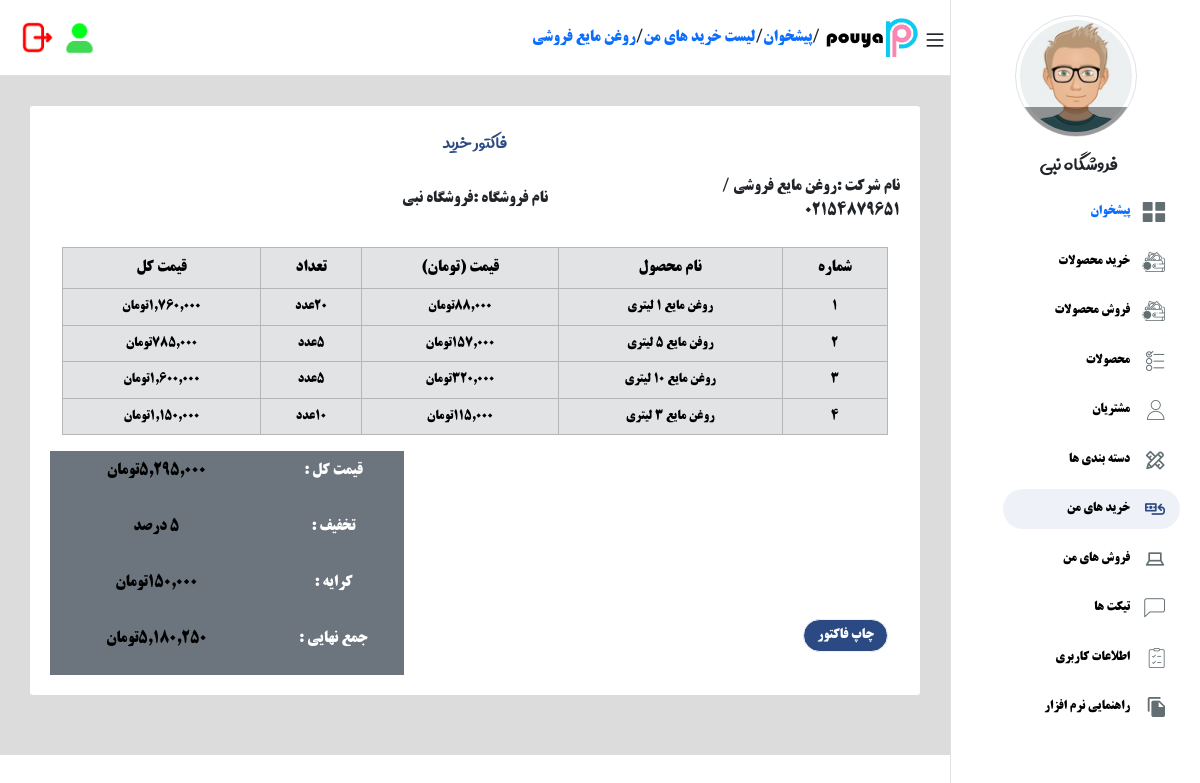
Before: /shopping/detail/1/ (signed in) with the older database file.
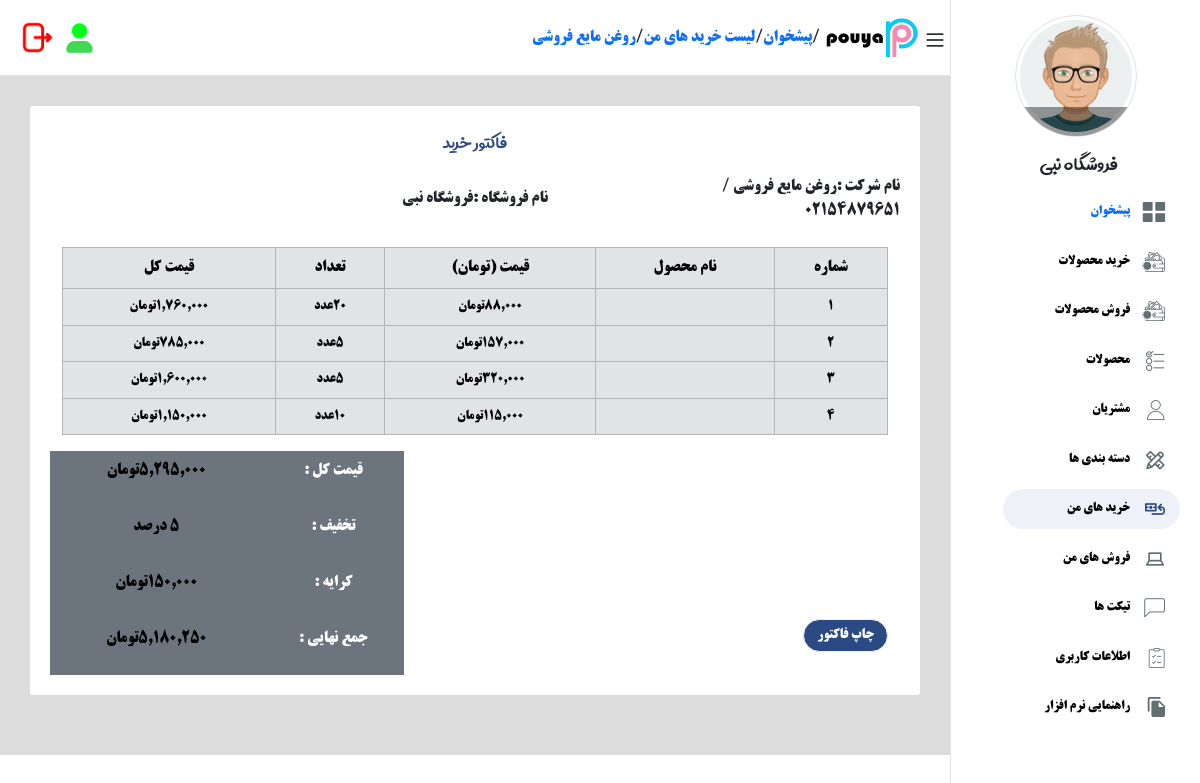
After: the same page with the newer database file.
### accounts/models.py (models this page shows, shortened)
class User(AbstractBaseUser):
    fullname = models.CharField(max_length=200, null=True, blank=True, verbose_name="نام و نام خانوادگی")
    phone = models.CharField(max_length=12, unique=True, verbose_name="شماره تماس")
    name_shop = models.TextField(blank=True,null=True)
    is_active = models.BooleanField(default=True, verbose_name="فعال")
    is_admin = models.BooleanField(default=False, verbose_name="ادمین")
    email = models.EmailField(null=True, blank=True, verbose_name="ایمیل")
    discription = models.TextField(max_length=300, null=True, blank=True, verbose_name="توضیحات کاربر")
    created_at = models.DateTimeField(auto_now=True, verbose_name="تاریخ اضافه شدن")
    image = models.ImageField(upload_to="user_image", null=True, blank=True, verbose_name="عکس پروفایل")
    address = models.TextField(null=True,blank=True,verbose_name="ادرس کاربر")
    objects = MyUserManager()
    USERNAME_FIELD = "phone"
    class Meta:
        verbose_name = "کاربر"
        verbose_name_plural = "کاربر ها "

### shopping/models.py (models this page shows, shortened)
class InvoiceShop(models.Model):
    user = models.ForeignKey(User, on_delete=models.CASCADE)
    product = models.ManyToManyField(ProductItem,blank=True)
    name_company = models.CharField(max_length=255,verbose_name="شرکت خرید")
    phone_company = models.CharField(max_length=255,null=True,blank=True,verbose_name="شماره شرکت ")
    created_at = models.DateField(auto_now_add=True, blank=True, null=True, verbose_name="تاریخ افزودن محصول")
    off = models.PositiveBigIntegerField(default=0, null=True, blank=True, verbose_name="تخفیف  شرکت ")
    keriyeh = models.PositiveBigIntegerField(default=0, null=True, blank=True, verbose_name="تخفیف  شرکت ")
    price_nahayi = models.PositiveBigIntegerField(default=0, null=True, blank=True)
    last_price = models.PositiveBigIntegerField(default=0, null=True, blank=True)
    class Meta:
        verbose_name = "خرید  محصول"
        verbose_name_plural = "خرید  محصولات  "
    def created_date(self):
        return date2jalali(self.created_at)

class ProductItem(models.Model):
    user = models.ForeignKey(User, on_delete=models.CASCADE)
    product = models.ForeignKey(Product,null=True,on_delete=models.SET_NULL)
    price = models.PositiveBigIntegerField(default=0, null=True, blank=True, verbose_name="قیمت خرید")
    tedad = models.PositiveBigIntegerField(default=0,verbose_name="موجودی")
    price_kol = models.PositiveBigIntegerField(default=0, null=True, blank=True)
    created_at = models.DateField(auto_now_add=True, blank=True, null=True, verbose_name="تاریخ افزودن محصول")
    class Meta:
        verbose_name = "ایتم محصول"
        verbose_name_plural = "ایتم محصولات برای خرید"

### product/models.py (models this page shows, shortened)
class Product(models.Model):
    user = models.ForeignKey(User, on_delete=models.CASCADE)
    title = models.CharField(max_length=500, null=True, blank=True, verbose_name="نام محصول")
    image = models.ImageField(upload_to="productimage", null=True, blank=True, verbose_name="عکس محصول")
    price = models.PositiveBigIntegerField(default=0, null=True, blank=True, verbose_name="قیمت خرید")
    price_selling = models.PositiveBigIntegerField(default=0, null=True, blank=True, verbose_name="قیمت فروش")
    percent_sod = models.PositiveBigIntegerField(default=0, null=True, blank=True)
    is_mojod = models.BooleanField(default=False)
    mojodi = models.PositiveBigIntegerField(default=0)
    sod = models.PositiveBigIntegerField(default=0)
    discription = models.TextField(max_length=300, null=True, blank=True, verbose_name="توضیحات مدیر")
    created_at = models.DateField(auto_now_add=True, blank=True, null=True, verbose_name="تاریخ افزودن محصول")
    category = models.ForeignKey(Category,null=True,blank=True,on_delete=models.SET_NULL, verbose_name="دسته بندی ها ")
    class Meta:
        verbose_name = "محصول"
        verbose_name_plural = "محصولات"
        ordering = ["-id"]

### shopping/views.py (the view)
# urls.py: path("detail/<int:id>/",login_required(views.DetailShopView.as_view()),name="detail_shop")
class DetailShopView(View):
    def get(self,request,*args,**kwargs):
        invoiceshops = InvoiceShop.objects.filter(user=request.user)
        invoice = get_object_or_404(invoiceshops,id=kwargs["id"])
        return render(request,"shopping/detail.html",{"invoice":invoice})

### shopping/templates/shopping/detail.html (shortened to what this page needs)
{% extends 'base.html' %}
{% load static %}
{% load humanize %}
{% block content %}
<div class="content">
    <div class="header d-flex item-center bg-white width-100 border-bottom ">
        <div class="header__right d-flex flex-grow-1 item-center">
            <span class="bars"></span>
                <img style="margin-right: 5px;" width="100" height="45" src="{% static 'img/logo3.png' %}"/>
                /
                        <a style="text-decoration: none;" href="{% url 'home:index' %}" title="پیشخوان">پیشخوان</a>/
                        <a style="text-decoration: none;" href="{% url 'shopping:list_shop' %}" title="پیشخوان">لیست خرید های من  </a>/
                        <a style="text-decoration: none;" href="{% url 'shopping:detail_shop' invoice.id %}" title="پیشخوان">{{invoice.name_company}}</a>
        </div>
        <div class="header__left d-flex flex-end item-center margin-top-2">
            <div class="notification" style="margin-left: 8px;">
                <img width="33" height="33" src="{% static 'img/user2.png' %}"/>
            </div>
            <a
            type="button"
            data-bs-toggle="modal"
            data-bs-target="#logout"
            data-bs-whatever="@mdo">
                <img width="35" height="35" src="{% static 'img/logout2.png' %}"/>
        </a>
        </div>
    </div>
    <div id="invoice-shop" class="main-content" style="background-color: #dcdcdc;">
        <div class="tab__box" style="padding: 20px 20px;">
            <div class="d-flex justify-content-center align-items-center">
                <p style="color: #2B4A83;font-family: avini;font-size: 22px;">فاکتور خرید </p>
            </div>
            <div class="row">
                <div class="col-lg-4 col-md-4 d-flex justify-content-center align-items-center">نام شرکت :{{invoice.name_company}} / {{invoice.phone_company}}</div>
                <div class="col-lg-4 col-md-4 d-flex justify-content-center align-items-center">نام فروشگاه :{{request.user.name_shop}}</div>
                <div class="col-lg-4 col-md-4 d-flex justify-content-center align-items-center">{{invoice.created_date}}</div>
            </div>
            <div class="container mt-4">
                <table id="myTable" class="table table-bordered table-hover table-secondary">
                    <thead>
                        <tr>
                            <th>شماره</th>
                            <th>نام محصول </th>
                            <th>قیمت (تومان)</th>
                            <th>تعداد </th>
                            <th>قیمت کل </th>
                        </tr>
                    </thead>
                    <tbody>
                    {% for product in invoice.product.all %}
                    <tr>
                        <td>{{product.id}}</td>
                        <td>{{product.product.title}}</td>
                        <td>{{product.price|intcomma:0}}تومان </td>
                        <td>{{product.tedad}}عدد</td>
                        <td>{{product.price_kol|intcomma:0}}تومان </td>
                    </tr>
                    {% endfor%}
                    </tbody>
                </table>
                <div class="row d-flex justify-content-end  ">
                    <div class="col-2 p-2 d-flex justify-content-center  bg-secondary" style="color: white;">قیمت کل  : </div>
                    <div class="col-3 d-flex justify-content-center p-2 bg-secondary " style="color: white;">
                        <p style="color: black;"> {{invoice.price_nahayi|intcomma:0}}تومان</p>
                    </div>
                </div>
                <div class="row d-flex justify-content-end ">
                    <div class="col-2 p-2 d-flex justify-content-center  bg-secondary" style="color: white;">تخفیف : </div>
                    <div class="col-3 d-flex justify-content-center p-2 bg-secondary " style="color: white;">
                    <p style="color: black;"> {{invoice.off}} درصد</p>
                    </div>
                </div>
                <div class="row d-flex justify-content-end  ">
                    <div class="col-2 p-2 d-flex justify-content-center  bg-secondary" style="color: white;">کرایه  : </div>
                    <div class="col-3 d-flex justify-content-center p-2 bg-secondary " style="color: white;">
                        <p style="color: black;"> {{invoice.keriyeh|intcomma:0}}تومان</p>
                    </div>
                </div>
                <div class="row d-flex justify-content-end  ">
                    <div class="col-lg-7">
                        <button onclick="window.print()" class=" btn-sm btn-tosi">
                            چاپ فاکتور
                        </button>
                    </div>
                    <div class="col-2 p-2 d-flex justify-content-center  bg-secondary" style="color: white;">جمع نهایی : </div>
                    <div class="col-3 d-flex justify-content-center p-2 bg-secondary " style="color: white;">
                        <p style="color: black;"> {{invoice.last_price|intcomma:0}}تومان</p>
                    </div>
                </div>
            </div>
        </div>
    </div>
    {% endblock %}

### templates/base.html (shortened to what this page needs)
{% load static %}
<!DOCTYPE html>
<html lang="en">
  <head>
    <link rel="stylesheet" href="{% static 'css/style.css' %}" />
    <link rel="stylesheet" href="{% static 'css/toaster.css' %}" />
    <link
      rel="stylesheet"
      href="{% static 'css/responsive_991.css' %}"
      media="(max-width:991px)"
    />
    <link
      rel="stylesheet"
      href="{% static 'css/responsive_768.css' %}"
      media="(max-width:768px)"
    />
    <link rel="stylesheet" href="{% static 'css/font.css' %}" />
    <link href="https://cdn.jsdelivr.net/npm/bootstrap@5.3.3/dist/css/bootstrap.min.css" rel="stylesheet">
  </head>
  <body>
    {% include 'includes/menu_sidebar.html' %} {% block content %} {% endblock %}
  </body>
</html>

### templates/includes/menu_sidebar.html (shortened to what this page needs)
{% load static %}
{% if request.user.is_authenticated %}
<div class="sidebar__nav border-top border-left  ">
    <div class="profile__info border cursor-pointer text-center">
        <div class="avatar__img"><img src="{% static 'img/pro.jpg' %}" class="avatar___img">
            <div class="box__camera default__avatar"></div>
        </div>
        <span class="profile__name">{{request.user.name_shop}}</span>
    </div>
    <ul>
      {% if request.resolver_match.url_name == 'dashboard' %}
      <li class="item-li i-dashboard is-active"><a style="text-decoration: none;" style="text-decoration: none;color: #2B4A83;"  href="{% url 'accounts:dashboard' %}">پیشخوان</a></li>
      {% else %}
      <li class="item-li i-dashboard "><a style="text-decoration: none;" style="text-decoration: none;color: black;"  href="{% url 'accounts:dashboard' %}">پیشخوان</a></li>
      {% endif %}
      {% if request.resolver_match.url_name == 'new_shop' %}
      <li class="item-li i-my__peyments is-active"><a style="text-decoration: none;color: black;"  href="{% url 'shopping:new_shop' %}">خرید محصولات</a></li>
      {% else %}
      <li class="item-li i-my__peyments"><a style="text-decoration: none;color: black;"  href="{% url 'shopping:new_shop' %}">خرید محصولات</a></li>
      {% endif %}
      {% if request.resolver_match.url_name == 'new_sale' %}
      <li class="item-li i-my__peyments is-active"><a style="text-decoration: none;color: black;"  href="{% url 'sale:new_sale' %}">فروش محصولات</a></li>
      {% else %}
      <li class="item-li i-my__peyments"><a style="text-decoration: none;color: black;"  href="{% url 'sale:new_sale' %}">فروش محصولات</a></li>
      {% endif %}
        {% if request.resolver_match.url_name == 'list_p' or request.resolver_match.url_name == 'detail_p' %}
        <li class="item-li i-courses is-active"><a style="text-decoration: none;color: #2B4A83;"  href="{% url 'product:list_p' %}"> محصولات  </a></li>
        {% else %}
        <li class="item-li i-courses"><a style="text-decoration: none;color: black;"  href="{% url 'product:list_p' %}"> محصولات  </a></li>
        {% endif %}
        {% if request.resolver_match.url_name == 'list_customer' or request.resolver_match.url_name == 'detail_customer' %}
        <li class="item-li i-users is-active"><a style="text-decoration: none;color: black;"  href="{% url 'customer:list_customer' %}"> مشتریان   </a></li>
        {% else %}
        <li class="item-li i-users"><a style="text-decoration: none;color: black;"  href="{% url 'customer:list_customer' %}"> مشتریان   </a></li>
        {% endif %}
        {% if request.resolver_match.url_name == 'list_p_c' %}
        <li class="item-li i-categories is-active"><a style="text-decoration: none;color: black;"  href="{% url 'product:list_p_c' %}">دسته بندی ها</a></li>
        {% else %}
        <li class="item-li i-categories"><a style="text-decoration: none;color: black;"  href="{% url 'product:list_p_c' %}">دسته بندی ها</a></li>
        {% endif %}
        {% if request.resolver_match.url_name == 'list_shop' or request.resolver_match.url_name == 'detail_shop' %}
        <li class="item-li i-checkout__request is-active"><a style="text-decoration: none;color: black;"  href="{% url 'shopping:list_shop' %}">خرید های من </a></li>
        {% else %}
        <li class="item-li i-checkout__request "><a style="text-decoration: none;color: black;"  href="{% url 'shopping:list_shop' %}">خرید های من  </a></li>
        {% endif %}
        {% if request.resolver_match.url_name == 'list_sale' or request.resolver_match.url_name == 'detail_sale' %}
        <li class="item-li i-banners is-active"><a  style="text-decoration: none;color: black;" href="{% url 'sale:list_sale' %}">فروش های من </a></li>
        {% else %}
        <li class="item-li i-banners"><a  style="text-decoration: none;color: black;" href="{% url 'sale:list_sale' %}">فروش های من </a></li>
        {% endif %}
          {% if request.resolver_match.url_name == 'tickets'  %}
          <li class="item-li i-tickets is-active"><a  style="text-decoration: none;color: black;" href="{% url 'accounts:tickets' %}"> تیکت ها</a></li>
          {% else %}
          <li class="item-li i-tickets"><a  style="text-decoration: none;color: black;" href="{% url 'accounts:tickets' %}"> تیکت ها</a></li>
            {% endif %}
            {% if request.resolver_match.url_name == 'edit-profile'  %}
            <li class="item-li i-user__inforamtion is-active"><a style="text-decoration: none;color: black;"  href="{% url 'accounts:edit-profile' %}">اطلاعات کاربری</a></li>
            {% else %}
            <li class="item-li i-user__inforamtion"><a style="text-decoration: none;color: black;"  href="{% url 'accounts:edit-profile' %}">اطلاعات کاربری</a></li>
            {% endif %}
            {% if request.resolver_match.url_name == 'edit-profile'  %}
            <li class="item-li i-articles is-active"><a style="text-decoration: none;color: black;"  href="{% url 'about:guidance-us' %}">راهنمایی نرم افزار</a></li>
            {% else %}
            <li class="item-li i-articles"><a style="text-decoration: none;color: black;"  href="{% url 'about:guidance-us' %}">راهنمایی نرم افزار</a></li>
            {% endif %}
    </ul>
</div>
{% endif %}

### templates/includes/foot_script.html (shortened to what this page needs)
{% load static %}

### static/css/responsive_991.css (style rules this page uses)
.sidebar__nav { right: -250px; }
.content { margin-right: 0 !important; }
.bars { display: block !important; }
.sidebar__nav ul li.is-active a { color: #2b4a83 !important; background-color: #eef2f8 !important; }
.col-3 { -webkit-box-flex: 0; -ms-flex: 0 0 calc(50% - 5px); flex: 0 0 calc(50% - 5px); max-width: calc(50% - 5px); }
.row .col-3:nth-child(even) { margin-left: 0 !important; }

### static/css/responsive_768.css (style rules this page uses)
.col-3 { -webkit-box-flex: 0; -ms-flex: 0 0 calc(100%); flex: 0 0 calc(100% ); max-width: calc(100% ); }

Changed rows visible on the page:
changed ProductItem id 1: product "روغن مایع 1 لیتری" → (not shown)
changed ProductItem id 2: product "روفن مایع 5 لیتری" → (not shown)
changed ProductItem id 3: product "روغن مایع 10 لیتری" → (not shown)
changed ProductItem id 4: product "روغن مایع 3 لیتری" → (not shown)
